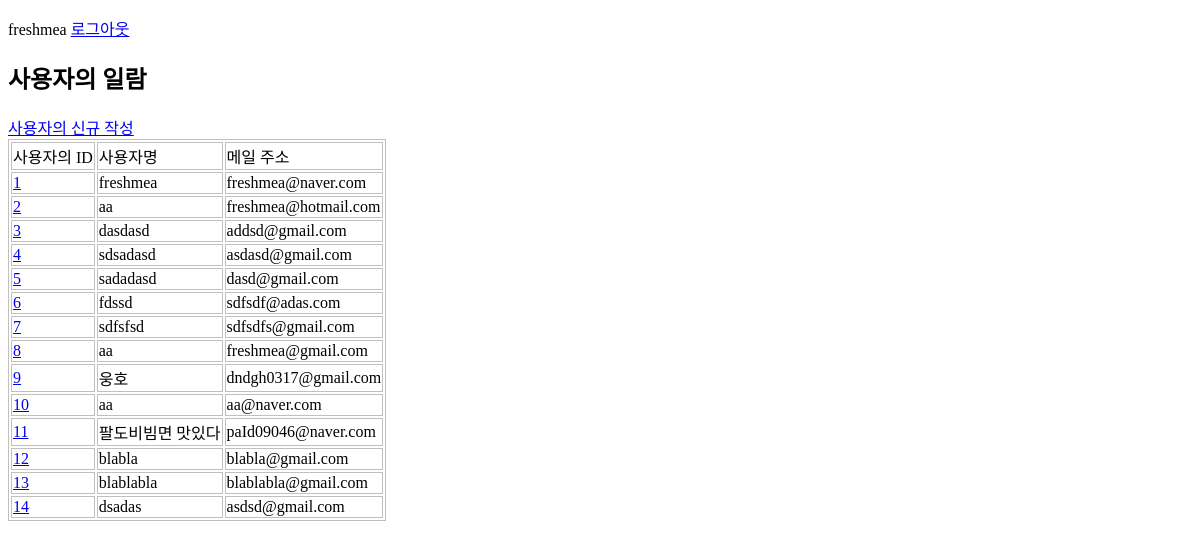
Page /crud/users (signed in) on the earlier database version.
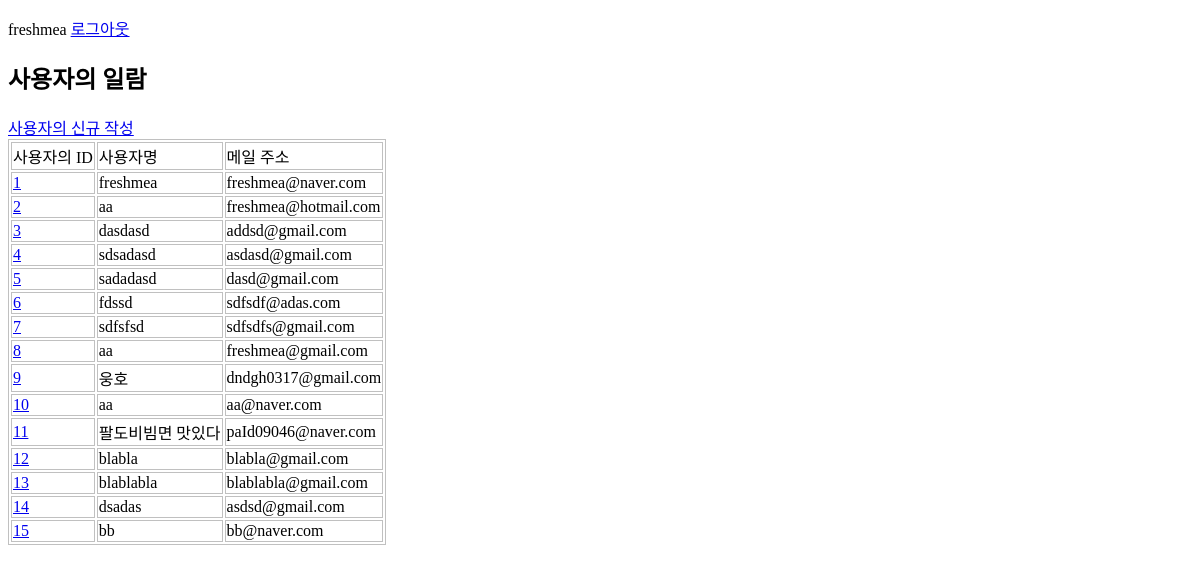
Same page on the later database version.
### apps/crud/models.py (models this page shows, shortened)
class User(db.Model, UserMixin):
    __tablename__ = "users"
    id = db.Column(db.Integer, primary_key=True)
    username = db.Column(db.String, index=True)
    email = db.Column(db.String, unique=True, index=True)
    password_hash = db.Column(db.String)
    created_at = db.Column(db.DateTime, default=datetime.now)
    updated_at = db.Column(db.DateTime, default=datetime.now, onupdate=datetime.now)
    @property
    def password(self):
        raise AttributeError("읽어 들일 수 없음.")

### apps/crud/views.py (the view)
@crud.route("/users")
@login_required
def users():
    users = User.query.all()
    return render_template("crud/index.html", users=users)

### apps/crud/models.py (called while the page is built)
@login_manager.user_loader
def load_user(user_id):
    return User.query.get(user_id)

### apps/crud/templates/crud/index.html (shortened to what this page needs)
{% extends "crud/base.html" %}
{% block content %}
<h2>사용자의 일람</h2>
<a href="{{ url_for('crud.create_user')}}">사용자의 신규 작성</a>
<table>
    <tr>
        <td>사용자의 ID</td>
        <td>사용자명</td>
        <td>메일 주소</td>
    </tr>
    {% for user in users%}
    <tr>
        <td> <a href="{{ url_for('crud.edit_user', user_id=user.id) }}">{{ user.id }}</a> </td>
        <td>{{ user.username }}</td>
        <td>{{ user.email }}</td>
    </tr>
    {% endfor %}
</table>
{% endblock %}

### apps/crud/templates/crud/base.html (shortened to what this page needs)
<!DOCTYPE html>
<html lang="ko">
<head>
    <link rel="stylesheet" href="{{ url_for('crud.static', filename='style.css' ) }}" />
</head>
<body>
    <div>
        {% if current_user.is_authenticated %}
        <p>
            <span>{{ current_user.username }}</span>
            <span><a href="{{ url_for('auth.logout') }}">로그아웃</a></span>
        </p>
        {% endif %}
    </div>
    {% block content %} {% endblock %}
</body>
</html>

### apps/crud/static/style.css (style rules this page uses)
table, th, td { border: 1px solid #c0c0c0 }

Differences in the rows shown:
added User: id "15", username "bb", email "bb@naver.com"
